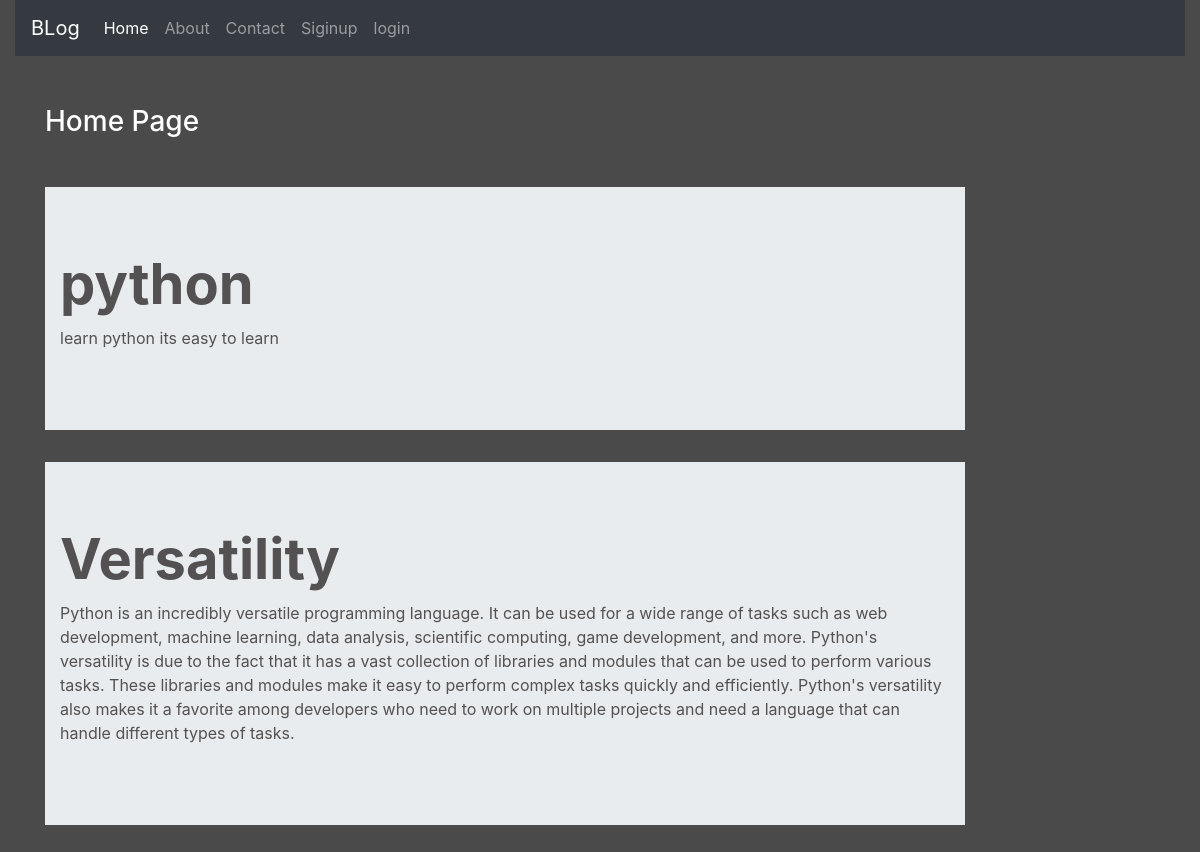
The page / on the database its author committed.
### enroll/models.py (models this page shows)
class Post(models.Model):
    title=models.CharField(max_length=250,blank=False)
    decscription=models.TextField()

### enroll/views.py (the view)
# urls.py: path('',views.home ,name='home'),
def home(request):
    post=Post.objects.all()
    return render (request,'blog/home.html',{'post':post})

### enroll/templates/blog/home.html (shortened to what this page needs)
{% extends 'blog/base.html'%}
{% load static %}
{%  block  content %}
<div class="col-10">
    <h3 class=" text-white my-5">Home Page </h3>
   {% for post in post %}
    <div class="jumbotron jumbotron-fluid jumbo-color">
        <div class="container">
          <h1 class="display-4 font-weight-bold">{{post.title}}</h1>
          <p class="">{{post.decscription}}</p>
        </div>
      </div>
  {% endfor %}
</div>
{% endblock content %}

### enroll/static/blog/css/style.css (style rules this page uses)
body { background-color: rgb(75,74,74); margin-top: 0px; color: antiquewhite; }
.jumbo-color { color:rgb(83,81,81) }

### rows shown on the page
Post: title "python", decscription "learn python its easy to learn"
Post: title "Versatility", decscription "Python is an incredibly versatile programming language. It can be used for a wide range of tasks such as web development, machine learning, data analysis, scientific computing, game development, and more. Python's versatility is due to the fact that it has a vast collection of libraries and modules that can be used to perform various tasks. These libraries and modules make it easy to perform complex tasks quickly and efficiently. Python's versatility also makes it a favorite among developers who need to work on multiple projects and need a language that can handle different types of tasks."
